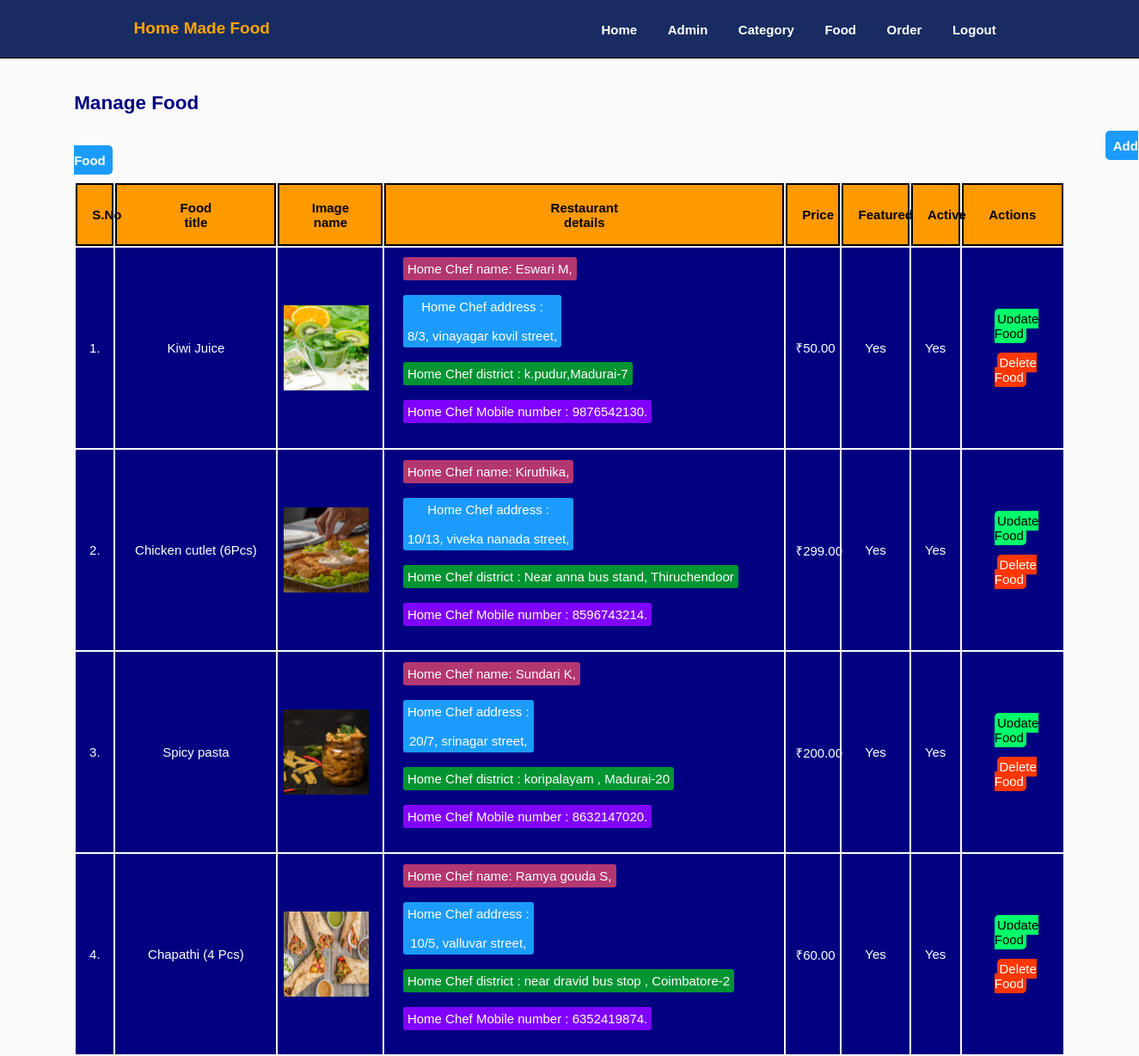
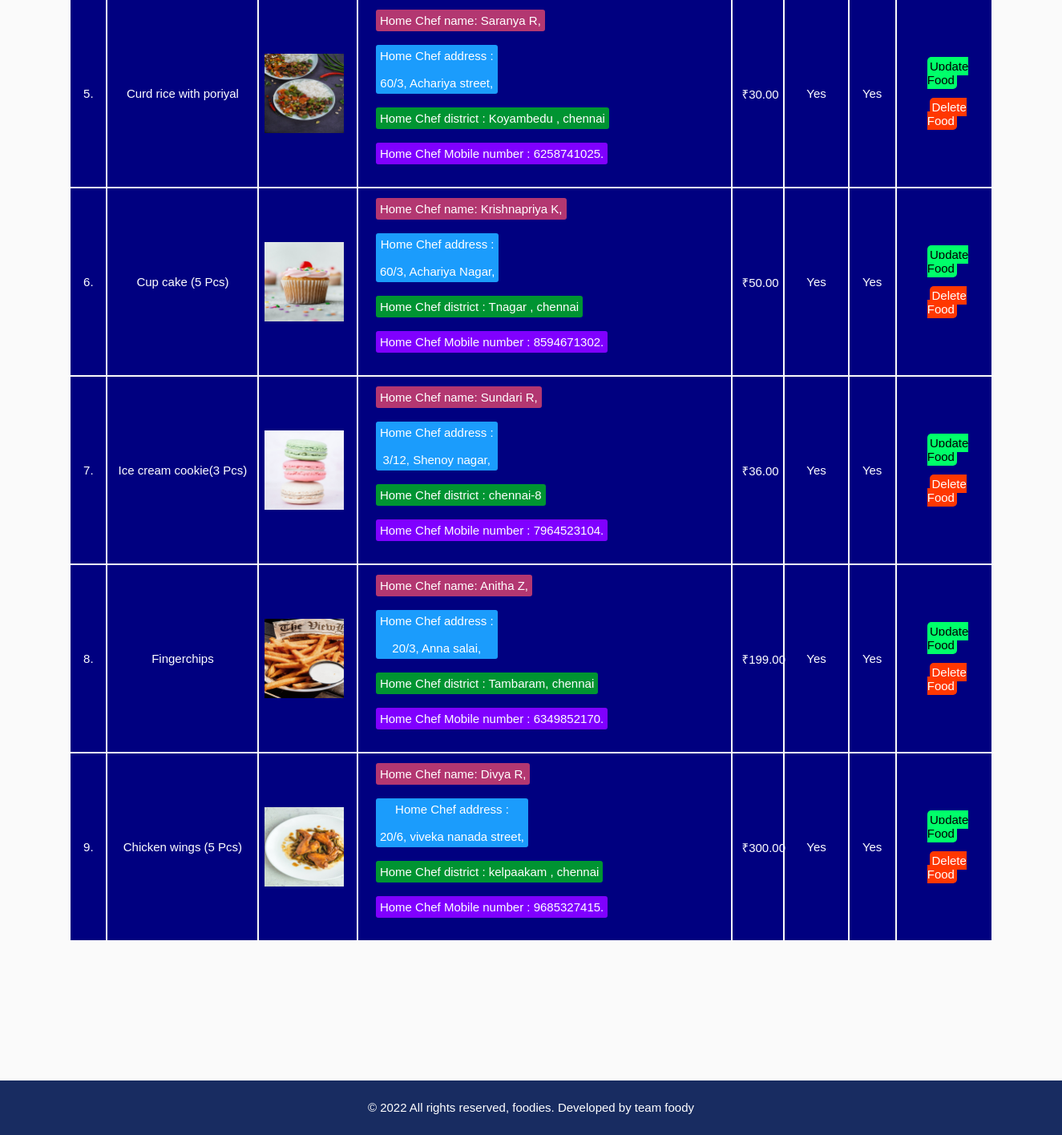
/Back-end/Home-food/admin/manage-food.php (signed in), run on the app's committed database (2 pictures, top to bottom).
### tables this page shows
CREATE TABLE `food_home` (
  `id` int(10) UNSIGNED NOT NULL,
  `title` varchar(100) NOT NULL,
  `description` varchar(255) NOT NULL,
  `home_name` varchar(100) NOT NULL,
  `home_address` varchar(255) NOT NULL,
  `home_district` varchar(100) NOT NULL,
  `home_number` varchar(10) NOT NULL,
  `price` decimal(10,2) NOT NULL,
  `image_name` varchar(255) NOT NULL,
  `category_id` int(10) UNSIGNED NOT NULL,
  `featured` varchar(20) NOT NULL,
  `active` varchar(20) NOT NULL
);

### Back-end/Home-food/admin/manage-food.php (the view, shortened to what this page needs)
<?php include('partials/menu.php'); ?>
    <div class="main-content ">
<div class="wrapper">
   </div>
</div>
   <div class="main-content ">
    <div class="wrapper2">
    <h2 style="margin-left:0px; color:navy; font-weight:bold; margin-bottom:10px;">Manage Food</h2>
    <br/>
                  <a href="<?php echo SITEURL; ?>Back-end/Home-food/admin/add-food.php" class="btn-primary-f"> Add Food</a>
                    <table class="tbl-full">
                        <tr>
                          <th>S.No</th>
                          <th>Food<br> title</th>
                          <th>Image <br>name</th>
                          <th>Restaurant <br>details</th>
                          <th>Price</th>
                          <th>Featured</th>
                          <th>Active</th>
                          <th>Actions</th>
                        </tr>
                        <?php
                           $sql = "SELECT * FROM food_home";
                           $res = mysqli_query($conn, $sql);
                           if($res==TRUE)
                           {
                            $count = mysqli_num_rows($res);
                            $sn=1;
                            if($count>0){
                               while($rows=mysqli_fetch_assoc($res)){
                                   $id =$rows['id'];
                                   $title=$rows['title'];
                                   $image_name=$rows['image_name'];
                                   $home_name=$rows['home_name'];
                                   $home_address=$rows['home_address'];
                                   $home_district=$rows['home_district'];
                                   $home_number=$rows['home_number'];
                                   $price=$rows['price'];
                                   $featured=$rows['featured'];
                                   $active=$rows['active'];
                                   ?>
                                <tr>
                                   <td><?php echo $sn++; ?>.</td>
                                    <td><?php echo $title; ?></td>
                                   <td>
                                    <?php
                                    if($image_name!="")
                                    {
                                       ?>
                                          <img src="<?php echo SITEURL; ?>Front-end/img/food/<?php echo $image_name?>" width="100px" style="margin-right:5px">
                                       <?php
                                    }
                                    else
                                    {
                                        echo "<div class='error'>Image not Added    <strong>X</strong></div>";
                                    }
                                    ?>
                                 </td>
                                 <td>
                                         <span><?php echo "<div class='f-details1'>Home Chef name: ".$home_name.",</div>"; ?></span><br>
                                         <span><?php echo "<div class='f-details2'>Home Chef address :<br><br> ".$home_address."</div>"; ?><span><br>
                                          <span><?php echo "<div class='f-details3'>Home Chef district : ".$home_district."</div>"; ?></span><br>
                                          <span><?php echo "<div class='f-4'>Home Chef Mobile number : ".$home_number.".</div>"; ?></span><br>
                                 </td>
                                   <td><?php echo "₹".$price; ?></td>
                                   <td><?php echo $featured; ?></td>
                                   <td><?php echo $active; ?></td>
                                   <td>
                                    <a href="<?php echo SITEURL; ?>Back-end/Home-food/admin/update-food.php?id=<?php echo $id; ?>" class="btn-secondary1" style="margin-left:10px;">Update Food</a>
                                        <br>
                                        <br>
                                    <a href="<?php echo SITEURL; ?>Back-end/Home-food/admin/delete-food.php?id=<?php echo $id; ?>" class="btn-danger1" style="margin-left:10px;">
                                    Delete Food</a>
                                   </td>
                                   </tr>
                                   <?php
                                }
                              }
                        else
                           {
                              ?>
                               <tr>
                                 <td>  <div class="error">No Food Added    <strong>X</strong></div></td>
                               </tr>
                              <?php
                           }
                        }
                          ?>
                    </table>
                    </div>
   </div>
<div class="main-content ">
<div class="wrapper">
   </div>
</div>
<div class="main-content ">
<div class="wrapper">
   </div>
</div>
<div class="main-content ">
<div class="wrapper">
   </div>
</div>
<div class="main-content ">
<div class="wrapper">
   </div>
</div>
<div class="main-content ">
<div class="wrapper">
   </div>
</div>
<div class="main-content ">
<div class="wrapper">
   </div>
</div>
<?php include('partials/footer.php'); ?>

### Back-end/Home-food/css/admin.css (style rules this page uses)
* { margin:0; padding:0; font-family:Arial, Helvetica, sans-serif; }
.wrapper { padding: 1%; width:80%; margin: 0 auto; }
.wrapper2 { padding: 1%; width:87%; margin: 0 auto; }
.main-content { background-color: var(--veryLightGray); }
:root { --red: hsl(0, 78%, 62%); --cyan: hsl(180, 62%, 55%); --orange: hsl(34, 97%, 64%); --blue: hsl(212, 86%, 64%); --varyDarkBlue: hsl(234, 12%, 34%); --grayishBlue: hsl(229, 6%, 66%); --veryLightGray: hsl(0, 0%, 98%); --weight1: 200; --weight2: 400; --weight3: 600; }
body { font-size: 15px; font-family: 'Poppins', sans-serif; background-color: var(--veryLightGray); }
img { float: right; }
h2 { color: var(--varyDarkBlue); font-weight: var(--weight3); }
.tbl-full { width:100%; }
table tr th { border:2px solid rgb(0, 0, 0); padding:1.5%; color: black; font-weight: bold; background-color:rgb(255, 153, 0); }
td { text-align: center; color:white; font-weight: 500; background-color:navy; padding: 1%; }
.btn-primary-f { background-color: #1B9CFC; padding: .75%; border-radius: 5px; color:rgb(255, 255, 255); font-weight: bold; margin-left: 1200px; text-decoration: none; }
.btn-secondary1 { background-color:#00ff6a; padding: 3%; margin:5px; border-radius: 5px; color:rgb(0, 0, 0); font-weight: 500; text-decoration: none; }
.btn-danger1 { background-color:#ff3700; padding: 3%; margin:5px; border-radius: 5px; color:rgb(255, 255, 255); font-weight: 500; text-decoration: none; }
.f-details1 { padding: 5px; background-color:#B33771; width:fit-content; color: white; margin-left:10px; border-radius: 3px; text-decoration: none; }
.f-details2 { padding: 5px; background-color:#1B9CFC; width:fit-content; color: white; margin-left:10px; border-radius: 3px; text-decoration: none; }
.f-details3 { padding: 5px; background-color:#009432; width:fit-content; color: white; margin-left:10px; border-radius: 3px; text-decoration: none; }
.f-4 { padding: 5px; background-color:rgb(128, 0, 255); width:fit-content; color: rgb(255, 255, 255); margin-left:10px; border-radius: 3px; text-decoration: none; }
img { max-width: 100%; display: block; }

### data on the page
food_home: title "Kiwi Juice", image_name (picture), home_name "Eswari M", home_address "8/3, vinayagar kovil street,", home_district "k.pudur,Madurai-7", home_number "9876542130", price "50.00", featured "Yes", active "Yes"
food_home: title "Chicken cutlet (6Pcs)", image_name (picture), home_name "Kiruthika", home_address "10/13, viveka nanada street,", home_district "Near anna bus stand, Thiruchendoor", home_number "8596743214", price "299.00", featured "Yes", active "Yes"
food_home: title "Spicy pasta", image_name (picture), home_name "Sundari K", home_address "20/7, srinagar street,", home_district "koripalayam , Madurai-20", home_number "8632147020", price "200.00", featured "Yes", active "Yes"
food_home: title "Chapathi (4 Pcs)", image_name (picture), home_name "Ramya gouda S", home_address "10/5, valluvar street,", home_district "near dravid bus stop , Coimbatore-2", home_number "6352419874", price "60.00", featured "Yes", active "Yes"
food_home: title "Curd rice with poriyal", image_name (picture), home_name "Saranya R", home_address "60/3, Achariya street,", home_district "Koyambedu , chennai", home_number "6258741025", price "30.00", featured "Yes", active "Yes"
food_home: title "Cup cake (5 Pcs)", image_name (picture), home_name "Krishnapriya K", home_address "60/3, Achariya Nagar,", home_district "Tnagar , chennai", home_number "8594671302", price "50.00", featured "Yes", active "Yes"
food_home: title "Ice cream cookie(3 Pcs)", image_name (picture), home_name "Sundari R", home_address "3/12, Shenoy nagar,", home_district "chennai-8", home_number "7964523104", price "36.00", featured "Yes", active "Yes"
food_home: title "Fingerchips", image_name (picture), home_name "Anitha Z", home_address "20/3, Anna salai,", home_district "Tambaram, chennai", home_number "6349852170", price "199.00", featured "Yes", active "Yes"
food_home: title "Chicken wings (5 Pcs)", image_name (picture), home_name "Divya R", home_address "20/6, viveka nanada street,", home_district "kelpaakam , chennai", home_number "9685327415", price "300.00", featured "Yes", active "Yes"
